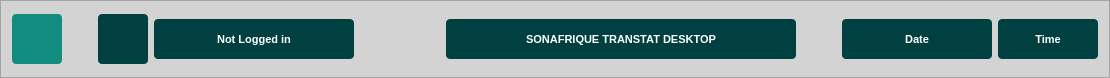
     <widget class="QFrame" name="frame_heading">
      <property name="minimumSize">
       <size>
        <width>0</width>
        <height>78</height>
       </size>
      </property>
      <property name="maximumSize">
       <size>
        <width>16777215</width>
        <height>71</height>
       </size>
      </property>
      <property name="styleSheet">
       <string notr="true">QFrame{
background-color:#d3d3d3;
}

QPushButton{
border-radius: 4px;
background-color:#128C7E;
color: #A9A9A9;
}

QLabel{
border-radius:4px;
background-color:#004040;
color:#ffffff;
font-size: 11px;
	font-weight: bold;
}
QPushButton::hover{
border-radius:4px;
background-color: #657786;
color: #ffffff;
border-radius: 4px;
 border-style: outset;
    border-width: 2px;
    border-color: #FFFFFF;
}
QPushButton::pressed
{
border-radius:4px;
	background-color: qlineargradient(spread:pad, x1:0, y1:0.511, x2:1, y2:0.511, stop:0 rgba(0, 207, 179, 255),stop:1 rgba(70, 255, 230, 255));

}</string>
      </property>
      <property name="frameShape">
       <enum>QFrame::StyledPanel</enum>
      </property>
      <property name="frameShadow">
       <enum>QFrame::Raised</enum>
      </property>
      <layout class="QHBoxLayout" name="horizontalLayout_2">
       <item>
        <widget class="QPushButton" name="btn_home">
         <property name="minimumSize">
          <size>
           <width>50</width>
           <height>50</height>
          </size>
         </property>
         <property name="maximumSize">
          <size>
           <width>50</width>
           <height>50</height>
          </size>
         </property>
         <property name="styleSheet">
          <string notr="true"/>
         </property>
         <property name="text">
          <string/>
         </property>
         <property name="icon">
          <iconset resource="icons.qrc">
           <normaloff>:/resources/icons/home-4-xxl.png</normaloff>:/resources/icons/home-4-xxl.png</iconset>
         </property>
         <property name="iconSize">
          <size>
           <width>32</width>
           <height>32</height>
          </size>
         </property>
        </widget>
       </item>
       <item>
        <spacer name="horizontalSpacer_3">
         <property name="orientation">
          <enum>Qt::Horizontal</enum>
         </property>
         <property name="sizeType">
          <enum>QSizePolicy::Fixed</enum>
         </property>
         <property name="sizeHint" stdset="0">
          <size>
           <width>30</width>
           <height>20</height>
          </size>
         </property>
        </spacer>
       </item>
       <item>
        <widget class="QLabel" name="lbl_user_avatar">
         <property name="minimumSize">
          <size>
           <width>50</width>
           <height>50</height>
          </size>
         </property>
         <property name="maximumSize">
          <size>
           <width>50</width>
           <height>50</height>
          </size>
         </property>
         <property name="styleSheet">
          <string notr="true"/>
         </property>
         <property name="frameShape">
          <enum>QFrame::Panel</enum>
         </property>
         <property name="frameShadow">
          <enum>QFrame::Raised</enum>
         </property>
         <property name="text">
          <string/>
         </property>
        </widget>
       </item>
       <item>
        <widget class="QLabel" name="lbl_user_name">
         <property name="minimumSize">
          <size>
           <width>200</width>
           <height>40</height>
          </size>
         </property>
         <property name="maximumSize">
          <size>
           <width>200</width>
           <height>40</height>
          </size>
         </property>
         <property name="styleSheet">
          <string notr="true"/>
         </property>
         <property name="frameShape">
          <enum>QFrame::Panel</enum>
         </property>
         <property name="frameShadow">
          <enum>QFrame::Raised</enum>
         </property>
         <property name="text">
          <string>Not Logged in</string>
         </property>
         <property name="alignment">
          <set>Qt::AlignCenter</set>
         </property>
        </widget>
       </item>
       <item>
        <spacer name="horizontalSpacer_2">
         <property name="orientation">
          <enum>Qt::Horizontal</enum>
         </property>
         <property name="sizeHint" stdset="0">
          <size>
           <width>40</width>
           <height>20</height>
          </size>
         </property>
        </spacer>
       </item>
       <item>
        <widget class="QLabel" name="label">
         <property name="minimumSize">
          <size>
           <width>40</width>
           <height>40</height>
          </size>
         </property>
         <property name="maximumSize">
          <size>
           <width>40</width>
           <height>40</height>
          </size>
         </property>
         <property name="styleSheet">
          <string notr="true">border-image: url(:/assorted_1/Logo2.png);
background-color:rgba(0,0,0,0%);</string>
         </property>
         <property name="text">
          <string/>
         </property>
        </widget>
       </item>
       <item>
        <widget class="QLabel" name="label_5">
         <property name="minimumSize">
          <size>
           <width>350</width>
           <height>0</height>
          </size>
         </property>
         <property name="maximumSize">
          <size>
           <width>350</width>
           <height>40</height>
          </size>
         </property>
         <property name="styleSheet">
          <string notr="true"/>
         </property>
         <property name="text">
          <string>SONAFRIQUE TRANSTAT DESKTOP</string>
         </property>
         <property name="alignment">
          <set>Qt::AlignCenter</set>
         </property>
        </widget>
       </item>
       <item>
        <spacer name="horizontalSpacer">
         <property name="orientation">
          <enum>Qt::Horizontal</enum>
         </property>
         <property name="sizeHint" stdset="0">
          <size>
           <width>40</width>
           <height>20</height>
          </size>
         </property>
        </spacer>
       </item>
       <item>
        <widget class="QLabel" name="lbl_date">
         <property name="minimumSize">
          <size>
           <width>150</width>
           <height>40</height>
          </size>
         </property>
         <property name="maximumSize">
          <size>
           <width>150</width>
           <height>40</height>
          </size>
         </property>
         <property name="styleSheet">
          <string notr="true">color: rgb(255, 255, 255);
font: 12pt &quot;MS Shell Dlg 2&quot;;</string>
         </property>
         <property name="frameShape">
          <enum>QFrame::Panel</enum>
         </property>
         <property name="frameShadow">
          <enum>QFrame::Raised</enum>
         </property>
         <property name="text">
          <string>Date</string>
         </property>
         <property name="alignment">
          <set>Qt::AlignCenter</set>
         </property>
        </widget>
       </item>
       <item>
        <widget class="QLabel" name="lbl_time">
         <property name="minimumSize">
          <size>
           <width>100</width>
           <height>40</height>
          </size>
         </property>
         <property name="maximumSize">
          <size>
           <width>100</width>
           <height>40</height>
          </size>
         </property>
         <property name="styleSheet">
          <string notr="true">color: rgb(255, 255, 255);
font: 12pt &quot;MS Shell Dlg 2&quot;;</string>
         </property>
         <property name="frameShape">
          <enum>QFrame::Panel</enum>
         </property>
         <property name="frameShadow">
          <enum>QFrame::Raised</enum>
         </property>
         <property name="text">
          <string>Time</string>
         </property>
         <property name="alignment">
          <set>Qt::AlignCenter</set>
         </property>
        </widget>
       </item>
      </layout>
     </widget>
